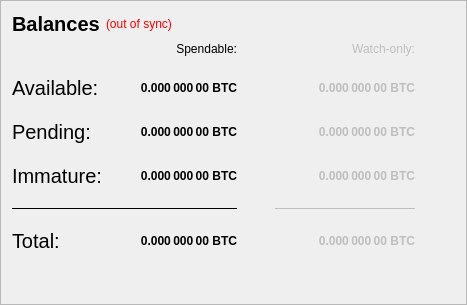
        <widget class="QFrame" name="frame_Balances">
         <property name="frameShape">
          <enum>QFrame::StyledPanel</enum>
         </property>
         <property name="frameShadow">
          <enum>QFrame::Raised</enum>
         </property>
         <layout class="QVBoxLayout" name="verticalLayout_4">
          <item>
           <layout class="QHBoxLayout" name="horizontalLayout_4">
            <item>
             <widget class="QLabel" name="BalanceTitle">
              <property name="font">
               <font>
                <pointsize>15</pointsize>
                <weight>75</weight>
                <italic>false</italic>
                <bold>true</bold>
                <underline>false</underline>
                <stylestrategy>PreferDefault</stylestrategy>
               </font>
              </property>
              <property name="text">
               <string>Balances</string>
              </property>
             </widget>
            </item>
            <item>
             <widget class="QLabel" name="labelWalletStatus">
              <property name="cursor">
               <cursorShape>WhatsThisCursor</cursorShape>
              </property>
              <property name="toolTip">
               <string>The displayed information may be out of date. Your wallet automatically synchronizes with the Bulwark network after a connection is established, but this process has not completed yet.</string>
              </property>
              <property name="styleSheet">
               <string notr="true">QLabel { color: red; }</string>
              </property>
              <property name="text">
               <string notr="true">(out of sync)</string>
              </property>
              <property name="alignment">
               <set>Qt::AlignLeading|Qt::AlignLeft|Qt::AlignVCenter</set>
              </property>
             </widget>
            </item>
            <item>
             <spacer name="horizontalSpacer_3">
              <property name="orientation">
               <enum>Qt::Horizontal</enum>
              </property>
              <property name="sizeHint" stdset="0">
               <size>
                <width>40</width>
                <height>20</height>
               </size>
              </property>
             </spacer>
            </item>
           </layout>
          </item>
          <item>
           <layout class="QGridLayout" name="gridLayout">
            <property name="leftMargin">
             <number>0</number>
            </property>
            <property name="horizontalSpacing">
             <number>38</number>
            </property>
            <property name="verticalSpacing">
             <number>20</number>
            </property>
            <item row="3" column="0">
             <widget class="QLabel" name="labelImmatureText">
              <property name="font">
               <font>
                <pointsize>15</pointsize>
               </font>
              </property>
              <property name="text">
               <string>Immature:</string>
              </property>
             </widget>
            </item>
            <item row="4" column="2">
             <widget class="Line" name="lineWatchBalance">
              <property name="enabled">
               <bool>false</bool>
              </property>
              <property name="sizePolicy">
               <sizepolicy hsizetype="Preferred" vsizetype="Fixed">
                <horstretch>0</horstretch>
                <verstretch>0</verstretch>
               </sizepolicy>
              </property>
              <property name="minimumSize">
               <size>
                <width>140</width>
                <height>0</height>
               </size>
              </property>
              <property name="maximumSize">
               <size>
                <width>16777215</width>
                <height>1</height>
               </size>
              </property>
              <property name="frameShadow">
               <enum>QFrame::Plain</enum>
              </property>
              <property name="orientation">
               <enum>Qt::Horizontal</enum>
              </property>
             </widget>
            </item>
            <item row="3" column="2">
             <widget class="QLabel" name="labelWatchImmature">
              <property name="enabled">
               <bool>false</bool>
              </property>
              <property name="font">
               <font>
                <weight>75</weight>
                <bold>true</bold>
               </font>
              </property>
              <property name="cursor">
               <cursorShape>IBeamCursor</cursorShape>
              </property>
              <property name="toolTip">
               <string>Staked or masternode rewards in watch-only addresses that has not yet matured</string>
              </property>
              <property name="text">
               <string notr="true">0.000 000 00 BTC</string>
              </property>
              <property name="alignment">
               <set>Qt::AlignRight|Qt::AlignTrailing|Qt::AlignVCenter</set>
              </property>
              <property name="textInteractionFlags">
               <set>Qt::LinksAccessibleByMouse|Qt::TextSelectableByKeyboard|Qt::TextSelectableByMouse</set>
              </property>
             </widget>
            </item>
            <item row="2" column="1">
             <widget class="QLabel" name="labelUnconfirmed">
              <property name="font">
               <font>
                <weight>75</weight>
                <bold>true</bold>
               </font>
              </property>
              <property name="cursor">
               <cursorShape>IBeamCursor</cursorShape>
              </property>
              <property name="toolTip">
               <string>Total of transactions that have yet to be confirmed, and do not yet count toward the spendable balance</string>
              </property>
              <property name="text">
               <string notr="true">0.000 000 00 BTC</string>
              </property>
              <property name="alignment">
               <set>Qt::AlignRight|Qt::AlignTrailing|Qt::AlignVCenter</set>
              </property>
              <property name="textInteractionFlags">
               <set>Qt::LinksAccessibleByMouse|Qt::TextSelectableByKeyboard|Qt::TextSelectableByMouse</set>
              </property>
             </widget>
            </item>
            <item row="2" column="2">
             <widget class="QLabel" name="labelWatchPending">
              <property name="enabled">
               <bool>false</bool>
              </property>
              <property name="font">
               <font>
                <weight>75</weight>
                <bold>true</bold>
               </font>
              </property>
              <property name="cursor">
               <cursorShape>IBeamCursor</cursorShape>
              </property>
              <property name="toolTip">
               <string>Unconfirmed transactions to watch-only addresses</string>
              </property>
              <property name="text">
               <string notr="true">0.000 000 00 BTC</string>
              </property>
              <property name="alignment">
               <set>Qt::AlignRight|Qt::AlignTrailing|Qt::AlignVCenter</set>
              </property>
              <property name="textInteractionFlags">
               <set>Qt::LinksAccessibleByMouse|Qt::TextSelectableByKeyboard|Qt::TextSelectableByMouse</set>
              </property>
             </widget>
            </item>
            <item row="2" column="0">
             <widget class="QLabel" name="labelPendingText">
              <property name="font">
               <font>
                <pointsize>15</pointsize>
               </font>
              </property>
              <property name="text">
               <string>Pending:</string>
              </property>
             </widget>
            </item>
            <item row="1" column="1">
             <widget class="QLabel" name="labelBalance">
              <property name="font">
               <font>
                <weight>75</weight>
                <bold>true</bold>
               </font>
              </property>
              <property name="cursor">
               <cursorShape>IBeamCursor</cursorShape>
              </property>
              <property name="toolTip">
               <string>Your current spendable balance</string>
              </property>
              <property name="text">
               <string notr="true">0.000 000 00 BTC</string>
              </property>
              <property name="alignment">
               <set>Qt::AlignRight|Qt::AlignTrailing|Qt::AlignVCenter</set>
              </property>
              <property name="textInteractionFlags">
               <set>Qt::LinksAccessibleByMouse|Qt::TextSelectableByKeyboard|Qt::TextSelectableByMouse</set>
              </property>
             </widget>
            </item>
            <item row="5" column="1">
             <widget class="QLabel" name="labelTotal">
              <property name="font">
               <font>
                <weight>75</weight>
                <bold>true</bold>
               </font>
              </property>
              <property name="cursor">
               <cursorShape>IBeamCursor</cursorShape>
              </property>
              <property name="toolTip">
               <string>Your current total balance</string>
              </property>
              <property name="text">
               <string notr="true">0.000 000 00 BTC</string>
              </property>
              <property name="alignment">
               <set>Qt::AlignRight|Qt::AlignTrailing|Qt::AlignVCenter</set>
              </property>
              <property name="textInteractionFlags">
               <set>Qt::LinksAccessibleByMouse|Qt::TextSelectableByKeyboard|Qt::TextSelectableByMouse</set>
              </property>
             </widget>
            </item>
            <item row="3" column="1">
             <widget class="QLabel" name="labelImmature">
              <property name="font">
               <font>
                <weight>75</weight>
                <bold>true</bold>
               </font>
              </property>
              <property name="cursor">
               <cursorShape>IBeamCursor</cursorShape>
              </property>
              <property name="toolTip">
               <string>Staked or masternode rewards that has not yet matured</string>
              </property>
              <property name="text">
               <string notr="true">0.000 000 00 BTC</string>
              </property>
              <property name="alignment">
               <set>Qt::AlignRight|Qt::AlignTrailing|Qt::AlignVCenter</set>
              </property>
              <property name="textInteractionFlags">
               <set>Qt::LinksAccessibleByMouse|Qt::TextSelectableByKeyboard|Qt::TextSelectableByMouse</set>
              </property>
             </widget>
            </item>
            <item row="5" column="0">
             <widget class="QLabel" name="labelTotalText">
              <property name="font">
               <font>
                <pointsize>15</pointsize>
               </font>
              </property>
              <property name="text">
               <string>Total:</string>
              </property>
             </widget>
            </item>
            <item row="0" column="2">
             <widget class="QLabel" name="labelWatchonly">
              <property name="enabled">
               <bool>false</bool>
              </property>
              <property name="text">
               <string>Watch-only:</string>
              </property>
              <property name="alignment">
               <set>Qt::AlignRight|Qt::AlignTrailing|Qt::AlignVCenter</set>
              </property>
             </widget>
            </item>
            <item row="5" column="2">
             <widget class="QLabel" name="labelWatchTotal">
              <property name="enabled">
               <bool>false</bool>
              </property>
              <property name="font">
               <font>
                <weight>75</weight>
                <bold>true</bold>
               </font>
              </property>
              <property name="cursor">
               <cursorShape>IBeamCursor</cursorShape>
              </property>
              <property name="toolTip">
               <string>Current total balance in watch-only addresses</string>
              </property>
              <property name="text">
               <string notr="true">0.000 000 00 BTC</string>
              </property>
              <property name="alignment">
               <set>Qt::AlignRight|Qt::AlignTrailing|Qt::AlignVCenter</set>
              </property>
              <property name="textInteractionFlags">
               <set>Qt::LinksAccessibleByMouse|Qt::TextSelectableByKeyboard|Qt::TextSelectableByMouse</set>
              </property>
             </widget>
            </item>
            <item row="0" column="1">
             <widget class="QLabel" name="labelSpendable">
              <property name="text">
               <string>Spendable:</string>
              </property>
              <property name="alignment">
               <set>Qt::AlignRight|Qt::AlignTrailing|Qt::AlignVCenter</set>
              </property>
             </widget>
            </item>
            <item row="1" column="0">
             <widget class="QLabel" name="labelBalanceText">
              <property name="font">
               <font>
                <pointsize>15</pointsize>
               </font>
              </property>
              <property name="text">
               <string>Available:</string>
              </property>
             </widget>
            </item>
            <item row="1" column="2">
             <widget class="QLabel" name="labelWatchAvailable">
              <property name="enabled">
               <bool>false</bool>
              </property>
              <property name="font">
               <font>
                <weight>75</weight>
                <bold>true</bold>
               </font>
              </property>
              <property name="cursor">
               <cursorShape>IBeamCursor</cursorShape>
              </property>
              <property name="toolTip">
               <string>Your current balance in watch-only addresses</string>
              </property>
              <property name="text">
               <string notr="true">0.000 000 00 BTC</string>
              </property>
              <property name="alignment">
               <set>Qt::AlignRight|Qt::AlignTrailing|Qt::AlignVCenter</set>
              </property>
              <property name="textInteractionFlags">
               <set>Qt::LinksAccessibleByMouse|Qt::TextSelectableByKeyboard|Qt::TextSelectableByMouse</set>
              </property>
             </widget>
            </item>
            <item row="2" column="3">
             <spacer name="horizontalSpacer_2">
              <property name="orientation">
               <enum>Qt::Horizontal</enum>
              </property>
              <property name="sizeHint" stdset="0">
               <size>
                <width>40</width>
                <height>20</height>
               </size>
              </property>
             </spacer>
            </item>
            <item row="4" column="0" colspan="2">
             <widget class="Line" name="lineSpendableBalance">
              <property name="enabled">
               <bool>true</bool>
              </property>
              <property name="maximumSize">
               <size>
                <width>16777215</width>
                <height>1</height>
               </size>
              </property>
              <property name="frameShadow">
               <enum>QFrame::Plain</enum>
              </property>
              <property name="orientation">
               <enum>Qt::Horizontal</enum>
              </property>
             </widget>
            </item>
           </layout>
          </item>
          <item>
           <spacer name="verticalSpacer_2">
            <property name="orientation">
             <enum>Qt::Vertical</enum>
            </property>
            <property name="sizeType">
             <enum>QSizePolicy::Expanding</enum>
            </property>
            <property name="sizeHint" stdset="0">
             <size>
              <width>20</width>
              <height>40</height>
             </size>
            </property>
           </spacer>
          </item>
         </layout>
        </widget>
